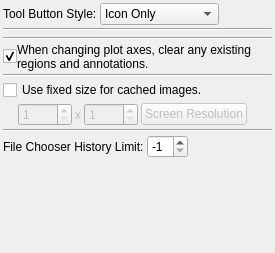
<ui version="4.0" >
 <class>OptionsTab</class>
 <widget class="QWidget" name="OptionsTab" >
  <property name="geometry" >
   <rect>
    <x>0</x>
    <y>0</y>
    <width>275</width>
    <height>253</height>
   </rect>
  </property>
  <property name="sizePolicy" >
   <sizepolicy vsizetype="Preferred" hsizetype="Maximum" >
    <horstretch>0</horstretch>
    <verstretch>0</verstretch>
   </sizepolicy>
  </property>
  <property name="maximumSize" >
   <size>
    <width>275</width>
    <height>16777215</height>
   </size>
  </property>
  <property name="windowTitle" >
   <string>PlotMS Options Tab</string>
  </property>
  <layout class="QVBoxLayout" >
   <property name="spacing" >
    <number>3</number>
   </property>
   <property name="leftMargin" >
    <number>3</number>
   </property>
   <property name="topMargin" >
    <number>3</number>
   </property>
   <property name="rightMargin" >
    <number>3</number>
   </property>
   <property name="bottomMargin" >
    <number>3</number>
   </property>
   <item>
    <layout class="QHBoxLayout" >
     <property name="spacing" >
      <number>3</number>
     </property>
     <item>
      <widget class="QLabel" name="buttonStyleLabel" >
       <property name="text" >
        <string>Tool Button Style:</string>
       </property>
      </widget>
     </item>
     <item>
      <widget class="QComboBox" name="buttonStyle" >
       <item>
        <property name="text" >
         <string>Icon Only</string>
        </property>
       </item>
       <item>
        <property name="text" >
         <string>Text Only</string>
        </property>
       </item>
       <item>
        <property name="text" >
         <string>Text Beside Icon</string>
        </property>
       </item>
       <item>
        <property name="text" >
         <string>Text Under Icon</string>
        </property>
       </item>
      </widget>
     </item>
     <item>
      <spacer>
       <property name="orientation" >
        <enum>Qt::Horizontal</enum>
       </property>
       <property name="sizeHint" >
        <size>
         <width>40</width>
         <height>20</height>
        </size>
       </property>
      </spacer>
     </item>
    </layout>
   </item>
   <item>
    <widget class="Line" name="line" >
     <property name="orientation" >
      <enum>Qt::Horizontal</enum>
     </property>
    </widget>
   </item>
   <item>
    <widget class="QFrame" name="logFrame" >
     <property name="frameShape" >
      <enum>QFrame::NoFrame</enum>
     </property>
     <property name="frameShadow" >
      <enum>QFrame::Raised</enum>
     </property>
    </widget>
   </item>
   <item>
    <widget class="Line" name="line_2" >
     <property name="orientation" >
      <enum>Qt::Horizontal</enum>
     </property>
    </widget>
   </item>
   <item>
    <layout class="QHBoxLayout" >
     <property name="spacing" >
      <number>0</number>
     </property>
     <item>
      <widget class="QCheckBox" name="clearSelection" >
       <property name="sizePolicy" >
        <sizepolicy vsizetype="Fixed" hsizetype="Fixed" >
         <horstretch>0</horstretch>
         <verstretch>0</verstretch>
        </sizepolicy>
       </property>
       <property name="maximumSize" >
        <size>
         <width>20</width>
         <height>16777215</height>
        </size>
       </property>
       <property name="text" >
        <string/>
       </property>
       <property name="checked" >
        <bool>true</bool>
       </property>
      </widget>
     </item>
     <item>
      <widget class="QLabel" name="clearSelectionLabel" >
       <property name="text" >
        <string>When changing plot axes, clear any existing regions and annotations.</string>
       </property>
       <property name="alignment" >
        <set>Qt::AlignLeading|Qt::AlignLeft|Qt::AlignVCenter</set>
       </property>
       <property name="wordWrap" >
        <bool>true</bool>
       </property>
      </widget>
     </item>
    </layout>
   </item>
   <item>
    <widget class="Line" name="line_3" >
     <property name="orientation" >
      <enum>Qt::Horizontal</enum>
     </property>
    </widget>
   </item>
   <item>
    <widget class="QCheckBox" name="cacheSize" >
     <property name="text" >
      <string>Use fixed size for cached images.</string>
     </property>
    </widget>
   </item>
   <item>
    <layout class="QHBoxLayout" >
     <property name="spacing" >
      <number>3</number>
     </property>
     <property name="topMargin" >
      <number>0</number>
     </property>
     <item>
      <spacer>
       <property name="orientation" >
        <enum>Qt::Horizontal</enum>
       </property>
       <property name="sizeType" >
        <enum>QSizePolicy::Fixed</enum>
       </property>
       <property name="sizeHint" >
        <size>
         <width>15</width>
         <height>20</height>
        </size>
       </property>
      </spacer>
     </item>
     <item>
      <widget class="QSpinBox" name="cacheSizeWidth" >
       <property name="enabled" >
        <bool>false</bool>
       </property>
       <property name="minimum" >
        <number>1</number>
       </property>
       <property name="maximum" >
        <number>9999</number>
       </property>
      </widget>
     </item>
     <item>
      <widget class="QLabel" name="label" >
       <property name="enabled" >
        <bool>false</bool>
       </property>
       <property name="text" >
        <string>x</string>
       </property>
      </widget>
     </item>
     <item>
      <widget class="QSpinBox" name="cacheSizeHeight" >
       <property name="enabled" >
        <bool>false</bool>
       </property>
       <property name="minimum" >
        <number>1</number>
       </property>
       <property name="maximum" >
        <number>9999</number>
       </property>
      </widget>
     </item>
     <item>
      <widget class="QPushButton" name="cacheSizeResolution" >
       <property name="enabled" >
        <bool>false</bool>
       </property>
       <property name="text" >
        <string>Screen Resolution</string>
       </property>
      </widget>
     </item>
     <item>
      <spacer>
       <property name="orientation" >
        <enum>Qt::Horizontal</enum>
       </property>
       <property name="sizeHint" >
        <size>
         <width>40</width>
         <height>20</height>
        </size>
       </property>
      </spacer>
     </item>
    </layout>
   </item>
   <item>
    <widget class="Line" name="line_4" >
     <property name="orientation" >
      <enum>Qt::Horizontal</enum>
     </property>
    </widget>
   </item>
   <item>
    <layout class="QHBoxLayout" >
     <property name="spacing" >
      <number>3</number>
     </property>
     <item>
      <widget class="QLabel" name="histLimitLabel" >
       <property name="text" >
        <string>File Chooser History Limit:</string>
       </property>
      </widget>
     </item>
     <item>
      <widget class="QSpinBox" name="histLimitSpinner" >
       <property name="minimum" >
        <number>-1</number>
       </property>
       <property name="value" >
        <number>-1</number>
       </property>
      </widget>
     </item>
     <item>
      <spacer>
       <property name="orientation" >
        <enum>Qt::Horizontal</enum>
       </property>
       <property name="sizeHint" >
        <size>
         <width>40</width>
         <height>20</height>
        </size>
       </property>
      </spacer>
     </item>
    </layout>
   </item>
   <item>
    <spacer>
     <property name="orientation" >
      <enum>Qt::Vertical</enum>
     </property>
     <property name="sizeHint" >
      <size>
       <width>20</width>
       <height>40</height>
      </size>
     </property>
    </spacer>
   </item>
  </layout>
 </widget>
 <resources/>
 <connections>
  <connection>
   <sender>cacheSize</sender>
   <signal>toggled(bool)</signal>
   <receiver>cacheSizeWidth</receiver>
   <slot>setEnabled(bool)</slot>
   <hints>
    <hint type="sourcelabel" >
     <x>10</x>
     <y>136</y>
    </hint>
    <hint type="destinationlabel" >
     <x>22</x>
     <y>152</y>
    </hint>
   </hints>
  </connection>
  <connection>
   <sender>cacheSize</sender>
   <signal>toggled(bool)</signal>
   <receiver>label</receiver>
   <slot>setEnabled(bool)</slot>
   <hints>
    <hint type="sourcelabel" >
     <x>32</x>
     <y>136</y>
    </hint>
    <hint type="destinationlabel" >
     <x>82</x>
     <y>163</y>
    </hint>
   </hints>
  </connection>
  <connection>
   <sender>cacheSize</sender>
   <signal>toggled(bool)</signal>
   <receiver>cacheSizeHeight</receiver>
   <slot>setEnabled(bool)</slot>
   <hints>
    <hint type="sourcelabel" >
     <x>48</x>
     <y>130</y>
    </hint>
    <hint type="destinationlabel" >
     <x>104</x>
     <y>166</y>
    </hint>
   </hints>
  </connection>
  <connection>
   <sender>cacheSize</sender>
   <signal>toggled(bool)</signal>
   <receiver>cacheSizeResolution</receiver>
   <slot>setEnabled(bool)</slot>
   <hints>
    <hint type="sourcelabel" >
     <x>152</x>
     <y>133</y>
    </hint>
    <hint type="destinationlabel" >
     <x>230</x>
     <y>156</y>
    </hint>
   </hints>
  </connection>
 </connections>
</ui>
